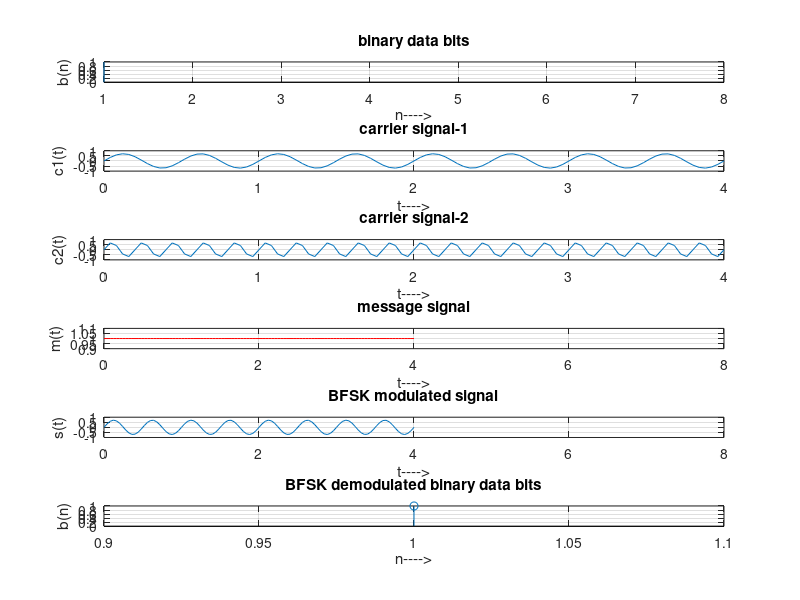

Source code (MATLAB):
clc;
clear;
close all; 

Tb=4;
fc1=2;
fc2=5;
t=0:(Tb/100):Tb;

% Generate message signal
m=input('Enter the input binary sequence');
N=length(m);
t1=0;
t2=Tb;

% Plotting binary data bits
subplot(6,1,1);
stem(m);
title('binary data bits');
xlabel('n---->');
ylabel('b(n)');
grid on;
xlim([1 8]);
ylim([0 1]);

% GENERATE CARRIER SIGNALS
c1=sqrt(2/Tb)*sin(2*pi*fc1*t);
c2=sqrt(2/Tb)*sin(2*pi*fc2*t);

% Plotting carrier signal 1
subplot(6,1,2);
plot(t,c1);
title('carrier signal-1');
xlabel('t---->');
ylabel('c1(t)');
grid on;

% Plotting carrier signal 2
subplot(6,1,3);
plot(t,c2);
title('carrier signal-2');
xlabel('t---->');
ylabel('c2(t)');
grid on;
for i=1:N
t=[t1:(Tb/100):t2];
if m(i)>0.5
   m(i)=1;
   m_s=ones(1,length(t));
   invm_s=zeros(1,length(t));
else
   m(i)=0;
   m_s=zeros(1,length(t));
   invm_s=ones(1,length(t));
end
message(i,:)=m_s;

% Multiplier
fsk_sig1(i,:)=c1.*m_s;
fsk_sig2(i,:)=c2.*invm_s;
fsk=fsk_sig1+fsk_sig2;

% Plotting the message signal
subplot(6,1,4);
axis([0 N -2 2]);
plot(t,message(i,:),'r');
xlim([0 8]);
title('message signal');
xlabel('t---->');
ylabel('m(t)');
grid on;
hold on;

% Plotting the BFSK modulated signal
subplot(6,1,5);
plot(t,fsk(i,:));
xlim([0 8]);
title('BFSK modulated signal');
xlabel('t---->');
ylabel('s(t)');
grid on;
hold on;
t1=t1+(Tb+.01);
t2=t2+(Tb+.01);
end
hold off

% BFSK Demodulation
t1=0;t2=Tb;
for i=1:N
    t=[t1:(Tb/100):t2];

%correlator
x1=sum(c1.*fsk_sig1(i,:));
x2=sum(c2.*fsk_sig2(i,:));
x=x1-x2;

%decision device
if x>0
   demod(i)=1;
else
   demod(i)=0;
end
t1=t1+(Tb+.01);
t2=t2+(Tb+.01);
end

% Plotting the BFSK demodulated binary data bits
subplot(6,1,6);
stem(demod);
title('BFSK demodulated binary data bits');
xlabel('n---->');
ylabel('b(n)');
grid on;